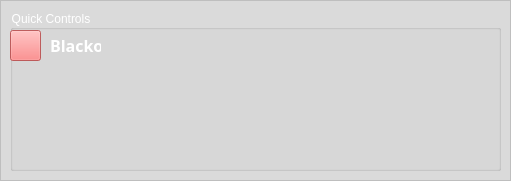
   <widget class="QFrame" name="frame_main">
    <property name="geometry">
     <rect>
      <x>510</x>
      <y>410</y>
      <width>511</width>
      <height>181</height>
     </rect>
    </property>
    <property name="styleSheet">
     <string notr="true">background-color: rgba(205, 205, 205, 120);</string>
    </property>
    <property name="frameShape">
     <enum>QFrame::StyledPanel</enum>
    </property>
    <widget class="QGroupBox" name="groupBox_quickcontrols">
     <property name="geometry">
      <rect>
       <x>10</x>
       <y>10</y>
       <width>491</width>
       <height>161</height>
      </rect>
     </property>
     <property name="styleSheet">
      <string notr="true">background-color: rgba(255, 255, 255, 0);
color: rgb(255, 255, 255);</string>
     </property>
     <property name="title">
      <string>Quick Controls</string>
     </property>
     <property name="flat">
      <bool>true</bool>
     </property>
     <widget class="QPushButton" name="pushButton_qc_blackout">
      <property name="geometry">
       <rect>
        <x>0</x>
        <y>20</y>
        <width>31</width>
        <height>31</height>
       </rect>
      </property>
      <property name="toolTip">
       <string>&lt;html&gt;&lt;head/&gt;&lt;body&gt;&lt;p&gt;&lt;span style=&quot; font-weight:600; color:#ff0000;&quot;&gt;Blackout&lt;/span&gt;&lt;/p&gt;&lt;/body&gt;&lt;/html&gt;</string>
      </property>
      <property name="styleSheet">
       <string notr="true">background-color: rgba(255, 105, 105, 220);</string>
      </property>
      <property name="text">
       <string/>
      </property>
      <property name="icon">
       <iconset>
        <normaloff>resources/light-bulb-off.png</normaloff>resources/light-bulb-off.png</iconset>
      </property>
      <property name="checkable">
       <bool>true</bool>
      </property>
     </widget>
     <widget class="QLabel" name="label_qc_blackout">
      <property name="geometry">
       <rect>
        <x>40</x>
        <y>20</y>
        <width>51</width>
        <height>31</height>
       </rect>
      </property>
      <property name="font">
       <font>
        <family>Agency FB</family>
        <pointsize>12</pointsize>
        <weight>75</weight>
        <bold>true</bold>
       </font>
      </property>
      <property name="styleSheet">
       <string notr="true">background-color: rgba(255, 255, 255, 0);
color: rgb(255, 255, 255);</string>
      </property>
      <property name="text">
       <string>Blackout</string>
      </property>
     </widget>
    </widget>
   </widget>
